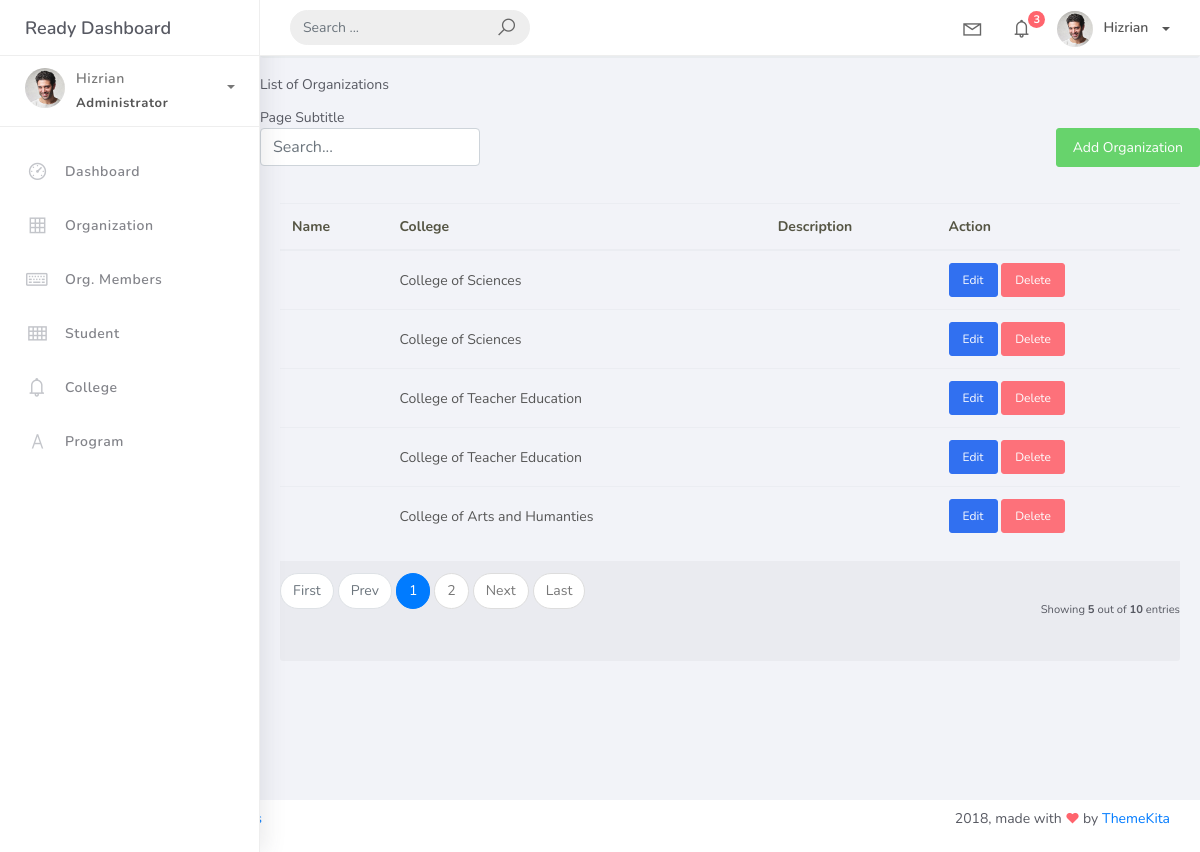
Screenshot of /programs/ with the database file from the repository.
### orgstudent/models.py (models this page shows, shortened)
class BaseModel(models.Model):
    created_at = models.DateTimeField(auto_now_add=True, db_index=True)
    updated_at = models.DateTimeField(auto_now=True)
    class Meta:
        abstract = True

class Program(BaseModel):
    name = models.CharField(max_length=255)
    college = models.ForeignKey(College, on_delete=models.CASCADE)

class College(BaseModel):
    college_name = models.CharField(max_length=150)
    def __str__(self):
        return self.college_name

### orgstudent/views.py (the view)
# urls.py: path('programs/', ProgramListView.as_view(), name='program-list'),
class ProgramListView(ListView):
    model = Program
    template_name = 'org_list.html'
    context_object_name = 'object_list'
    paginate_by = 5
    def get_queryset(self):
        query = self.request.GET.get('q')
        if query:
            return Program.objects.filter(
                name__icontains=query
            ) | Program.objects.filter(
                description__icontains=query
            )
        return Program.objects.all()
    def get_context_data(self, **kwargs):
        context = super().get_context_data(**kwargs)
        context['edit_url'] = 'program-edit'
        context['delete_url'] = 'program-delete'
        return context

### projectsite/Templates/org_list.html (shortened to what this page needs)
{% extends 'base.html' %}
{% block content %}
<div class="breadcrumb mb-3">
  <a href="{% url 'home' %}">Home</a> &gt;
  <a href="{% url 'organization-list' %}">Organization</a> &gt;
  <span class="float-right">
    <a href="{% url 'forms-page' %}" class="btn btn-sm btn-outline-info">Go to Form</a>
  </span>
</div>
<div class="card-title">List of Organizations</div>
<div class="card-category">Page Subtitle</div>
<div class="row mb-3">
  <div class="col-md-6">
    <form class="form-inline">
      <input type="text" class="form-control" placeholder="Search..." />
    </form>
  </div>
  <div class="col-md-6 text-right">
    <a href="{% url 'organization-add' %}" class="btn btn-success">Add Organization</a>
  </div>
</div>
<div class="card-body">
  <table class="table">
    <thead>
      <tr>
        <th>Name</th>
        <th>College</th>
        <th>Description</th>
        <th>Action</th>
      </tr>
    </thead>
    <tbody>
      {% for object in object_list %}
        <tr>
      <td>{{ object.name }}</td>
      <td>{{ object.college }}</td>
      <td>{{ object.description }}</td>
      <td>
        <a href="{% url edit_url object.pk %}" class="btn btn-sm btn-primary">Edit</a>
        <a href="{% url delete_url object.pk %}" class="btn btn-sm btn-danger">Delete</a>
      </td>
    </tr>
  {% empty %}
    <tr>
      <td colspan="4" class="text-center">No Records Found</td>
    </tr>
  {% endfor %}
</tbody>
  </table>
{% include 'includes/pagination.html' %}
</div>
{% endblock %}

### rows the page displays
Program: college "College of Sciences"
Program: college "College of Sciences"
Program: college "College of Teacher Education"
Program: college "College of Teacher Education"
Program: college "College of Arts and Humanties"

### other values shown
{{ page_num }} "1"
{{ page_num }} "2"
{{ object_list|length }} "5"
{{ paginator.count }} "10"
